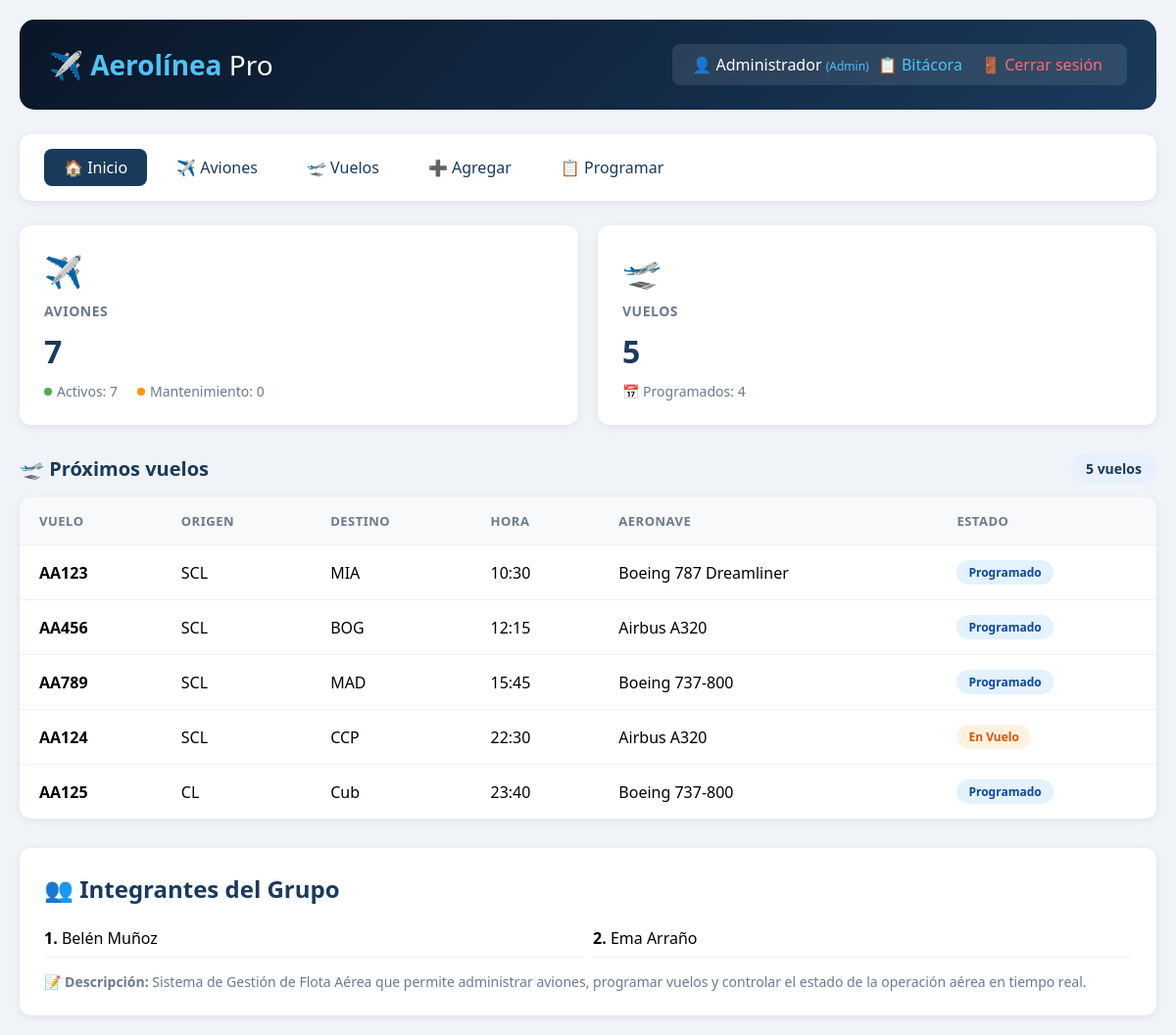
/index.php (signed in), run on the app's committed database.
### tables this page shows
CREATE TABLE vuelos (
    id INTEGER PRIMARY KEY AUTOINCREMENT,
    numero_vuelo TEXT UNIQUE NOT NULL,
    avion_id INTEGER NOT NULL,
    origen TEXT NOT NULL,
    destino TEXT NOT NULL,
    hora_salida DATETIME NOT NULL,
    hora_llegada DATETIME NOT NULL,
    estado TEXT DEFAULT 'Programado',
    FOREIGN KEY (avion_id) REFERENCES aviones(id) ON DELETE CASCADE
);

CREATE TABLE aviones (
    id INTEGER PRIMARY KEY AUTOINCREMENT,
    matricula TEXT UNIQUE NOT NULL,
    modelo TEXT NOT NULL,
    fabricante TEXT NOT NULL,
    capacidad INTEGER NOT NULL,
    año_fabricacion INTEGER,
    estado TEXT DEFAULT 'Activo',
    fecha_registro TIMESTAMP DEFAULT CURRENT_TIMESTAMP
);

### includes/config.php (called while the page is built, shortened)
<?php
function usuario_logueado() {
    return isset($_SESSION['usuario_id']);
}
?>

### includes/db.php (called while the page is built, shortened)
<?php
class Database {
    private static $instance = null;
    private $db;
    private function __construct() {
        $this->dbPath = __DIR__ . '/../database.db';
        try {
            $this->db = new PDO('sqlite:' . $this->dbPath);
            $this->db->setAttribute(PDO::ATTR_ERRMODE, PDO::ERRMODE_EXCEPTION);
            $this->db->setAttribute(PDO::ATTR_DEFAULT_FETCH_MODE, PDO::FETCH_ASSOC);
        } catch (PDOException $e) {
            die("❌ Error de conexión: " . $e->getMessage());
        }
    }
    public static function getInstance() {
        if (self::$instance == null) {
            self::$instance = new Database();
        }
        return self::$instance;
    }
    public function getConnection() {
        return $this->db;
    }
}
?>

### includes/crud.php (called while the page is built, shortened)
<?php
require_once __DIR__ . '/db.php';
class CRUD {
    private $db;
    public function __construct() {
        $this->db = Database::getInstance()->getConnection();
    }
    public function readAllAviones() {
        try {
            $sql = "SELECT * FROM aviones ORDER BY id DESC";
            $stmt = $this->db->query($sql);
            return $stmt->fetchAll();
        } catch (PDOException $e) {
            return [];
        }
    }
    public function readAllVuelos() {
        try {
            $sql = "SELECT v.*, a.modelo as avion_modelo, a.matricula as avion_matricula
                    FROM vuelos v
                    LEFT JOIN aviones a ON v.avion_id = a.id
                    ORDER BY v.hora_salida ASC";
            $stmt = $this->db->query($sql);
            return $stmt->fetchAll();
        } catch (PDOException $e) {
            return [];
        }
    }
    public function getEstadisticas() {
        try {
            $stats = [];
            $stmt = $this->db->query("SELECT COUNT(*) as total FROM aviones");
            $stats['total_aviones'] = $stmt->fetch()['total'];
            $stmt = $this->db->query("SELECT COUNT(*) as total FROM aviones WHERE estado = 'Activo'");
            $stats['aviones_activos'] = $stmt->fetch()['total'];
            $stmt = $this->db->query("SELECT COUNT(*) as total FROM aviones WHERE estado = 'Mantenimiento'");
            $stats['aviones_mantenimiento'] = $stmt->fetch()['total'];
            $stmt = $this->db->query("SELECT COUNT(*) as total FROM vuelos");
            $stats['total_vuelos'] = $stmt->fetch()['total'];
            $stmt = $this->db->query("SELECT COUNT(*) as total FROM vuelos WHERE estado = 'Programado'");
            $stats['vuelos_programados'] = $stmt->fetch()['total'];
            $stmt = $this->db->query("SELECT COUNT(*) as total FROM pilotos");
            $stats['total_pilotos'] = $stmt->fetch()['total'];
            return $stats;
        } catch (PDOException $e) {
            return [];
        }
    }
}
?>

### index.php (the view, shortened to what this page needs)
<?php
require_once 'includes/config.php';
require_once 'includes/crud.php';
$crud = new CRUD();
$stats = $crud->getEstadisticas();
$aviones = $crud->readAllAviones();
$vuelos = $crud->readAllVuelos();
?>
<!DOCTYPE html>
<html lang="es">
<head>
</head>
<body>
    <div class="container">
        <div class="header">
            <h1>✈️ <span>Aerolínea</span> Pro</h1>
            <div class="user-info">
                <?php if (usuario_logueado()): ?>
                    👤 <?= htmlspecialchars($_SESSION['usuario_nombre'] ?? 'Usuario') ?>
                    <?php if (isset($_SESSION['usuario_rol']) && $_SESSION['usuario_rol'] == 'admin'): ?>
                        <span style="color:#4fc3f7;font-size:12px;">(Admin)</span>
                    <?php endif; ?>
                    <a href="bitacora.php" style="color:#4fc3f7;">📋 Bitácora</a>
                    <a href="logout.php" class="logout-link">🚪 Cerrar sesión</a>
                <?php else: ?>
                    <a href="login.php">🔐 Iniciar sesión</a>
                    |
                    <a href="register.php">📝 Registrarse</a>
                <?php endif; ?>
            </div>
        </div>
        <div class="navbar">
            <a href="index.php" class="active">🏠 Inicio</a>
            <a href="aviones_list.php">✈️ Aviones</a>
            <a href="vuelos_list.php">🛫 Vuelos</a>
            <a href="aviones_create.php">➕ Agregar</a>
            <a href="vuelos_create.php">📋 Programar</a>
        </div>
        <div class="stats-grid">
            <div class="stat-card">
                <div class="icon">✈️</div>
                <h3>Aviones</h3>
                <div class="number"><?= count($aviones) ?></div>
                <div class="sub-stats">
                    <span><span class="dot dot-green"></span> Activos: <?= $stats['aviones_activos'] ?? 0 ?></span>
                    <span><span class="dot dot-orange"></span> Mantenimiento: <?= $stats['aviones_mantenimiento'] ?? 0 ?></span>
                </div>
            </div>
            <div class="stat-card">
                <div class="icon">🛫</div>
                <h3>Vuelos</h3>
                <div class="number"><?= count($vuelos) ?></div>
                <div class="sub-stats">
                    <span>📅 Programados: <?= $stats['vuelos_programados'] ?? 0 ?></span>
                </div>
            </div>
        </div>
        <div class="section-title">
            <span>🛫 Próximos vuelos</span>
            <span class="badge"><?= count($vuelos) ?> vuelos</span>
        </div>
        <div class="table-wrapper">
            <table>
                <thead>
                    <tr>
                        <th>Vuelo</th>
                        <th>Origen</th>
                        <th>Destino</th>
                        <th>Hora</th>
                        <th>Aeronave</th>
                        <th>Estado</th>
                    </tr>
                </thead>
                <tbody>
                    <?php if (count($vuelos) > 0): ?>
                        <?php foreach ($vuelos as $vuelo): ?>
                            <tr>
                                <td><strong><?= htmlspecialchars($vuelo['numero_vuelo']) ?></strong></td>
                                <td><?= htmlspecialchars($vuelo['origen']) ?></td>
                                <td><?= htmlspecialchars($vuelo['destino']) ?></td>
                                <td><?= date('H:i', strtotime($vuelo['hora_salida'])) ?></td>
                                <td><?= htmlspecialchars($vuelo['avion_modelo'] ?? 'N/A') ?></td>
                                <td>
                                    <?php
                                    $estado = $vuelo['estado'];
                                    $clase = 'status-ontime';
                                    if ($estado == 'Programado') $clase = 'status-preparing';
                                    if ($estado == 'En Vuelo') $clase = 'status-boarding';
                                    ?>
                                    <span class="status-badge <?= $clase ?>"><?= $estado ?></span>
                                </td>
                            </tr>
                        <?php endforeach; ?>
                    <?php endif; ?>
                </tbody>
            </table>
        </div>
        <div class="integrantes-section">
            <h2>👥 Integrantes del Grupo</h2>
            <ul>
                <li><strong>1.</strong> Belén Muñoz</li>
                <li><strong>2.</strong> Ema Arraño</li>
            </ul>
            <p style="margin-top:15px;color:#6b7a8f;font-size:14px;">
                <strong>📝 Descripción:</strong> Sistema de Gestión de Flota Aérea que permite administrar aviones,
                programar vuelos y controlar el estado de la operación aérea en tiempo real.
            </p>
        </div>
    </div>
</body>
</html>

### index.php (style rules this page uses)
* { margin: 0; padding: 0; box-sizing: border-box; }
body { font-family: 'Segoe UI', Tahoma, Geneva, Verdana, sans-serif; background: #f0f4f8; padding: 20px; }
.container { max-width: 1400px; margin: 0 auto; }
.header { background: linear-gradient(135deg, #0a1628, #1a3a5c); color: white; padding: 25px 30px; border-radius: 15px; margin-bottom: 25px; display: flex; justify-content: space-between; align-items: center; }
.header h1 { font-size: 28px; font-weight: 300; }
.header h1 span { font-weight: 700; color: #4fc3f7; }
.header .user-info { background: rgba(255,255,255,0.1); padding: 10px 20px; border-radius: 8px; }
.header .user-info a { color: white; text-decoration: none; margin: 0 5px; }
.header .user-info .logout-link { color: #ff6b6b; margin-left: 10px; }
.navbar { background: white; padding: 15px 25px; border-radius: 12px; margin-bottom: 25px; box-shadow: 0 2px 8px rgba(0,0,0,0.08); display: flex; gap: 10px; flex-wrap: wrap; }
.navbar a { color: #1a3a5c; text-decoration: none; padding: 8px 20px; border-radius: 8px; font-weight: 500; transition: all 0.3s; }
.navbar a:hover, .navbar a.active { background: #1a3a5c; color: white; }
.stats-grid { display: grid; grid-template-columns: repeat(auto-fit, minmax(280px, 1fr)); gap: 20px; margin-bottom: 30px; }
.stat-card { background: white; padding: 25px; border-radius: 12px; box-shadow: 0 2px 8px rgba(0,0,0,0.08); transition: transform 0.2s; }
.stat-card .icon { font-size: 32px; margin-bottom: 10px; }
.stat-card h3 { color: #6b7a8f; font-size: 14px; font-weight: 600; text-transform: uppercase; letter-spacing: 0.5px; margin-bottom: 10px; }
.stat-card .number { font-size: 32px; font-weight: 700; color: #1a3a5c; }
.stat-card .sub-stats { display: flex; gap: 20px; margin-top: 10px; font-size: 14px; color: #6b7a8f; }
.stat-card .sub-stats span { display: flex; align-items: center; gap: 5px; }
.stat-card .sub-stats .dot { width: 8px; height: 8px; border-radius: 50%; display: inline-block; }
.dot-green { background: #4caf50; }
.dot-orange { background: #ff9800; }
.section-title { font-size: 20px; font-weight: 700; color: #1a3a5c; margin-bottom: 15px; display: flex; justify-content: space-between; align-items: center; }
.section-title .badge { background: #e8f0fe; color: #1a3a5c; padding: 5px 15px; border-radius: 20px; font-size: 14px; }
.table-wrapper { background: white; border-radius: 12px; overflow: hidden; box-shadow: 0 2px 8px rgba(0,0,0,0.08); margin-bottom: 30px; }
table { width: 100%; border-collapse: collapse; }
thead { background: #f8f9fa; }
th { padding: 15px 20px; text-align: left; font-weight: 600; color: #6b7a8f; font-size: 13px; text-transform: uppercase; letter-spacing: 0.5px; }
td { padding: 15px 20px; border-top: 1px solid #eef2f7; }
.status-badge { padding: 4px 12px; border-radius: 20px; font-size: 12px; font-weight: 600; display: inline-block; }
.status-boarding { background: #fff3e0; color: #e65100; }
.status-preparing { background: #e3f2fd; color: #0d47a1; }
.integrantes-section { background: white; padding: 25px; border-radius: 12px; box-shadow: 0 2px 8px rgba(0,0,0,0.08); margin-top: 30px; }
.integrantes-section h2 { color: #1a3a5c; margin-bottom: 15px; }
.integrantes-section ul { list-style: none; display: grid; grid-template-columns: repeat(auto-fit, minmax(200px, 1fr)); gap: 10px; }
.integrantes-section li { padding: 8px 0; border-bottom: 1px solid #eef2f7; }

### data on the page
vuelos: id "7", numero_vuelo "AA125", origen "CL", destino "Cub", hora_salida "23:40", avion.modelo "Boeing 737-800", estado "Programado"
vuelos: numero_vuelo "AA123", origen "SCL", destino "MIA", hora_salida "10:30", avion.modelo "Boeing 787 Dreamliner", estado "Programado"
vuelos: numero_vuelo "AA456", origen "SCL", destino "BOG", hora_salida "12:15", avion.modelo "Airbus A320", estado "Programado"
vuelos: numero_vuelo "AA789", origen "SCL", destino "MAD", hora_salida "15:45", avion.modelo "Boeing 737-800", estado "Programado"
vuelos: numero_vuelo "AA124", origen "SCL", destino "CCP", hora_salida "22:30", avion.modelo "Airbus A320", estado "En Vuelo"

### other printed values
$_SESSION['usuario_nombre'] "Administrador"
count($aviones) "7"
$stats['aviones_mantenimiento'] "0"
count($vuelos) "5"
$stats['vuelos_programados'] "4"
